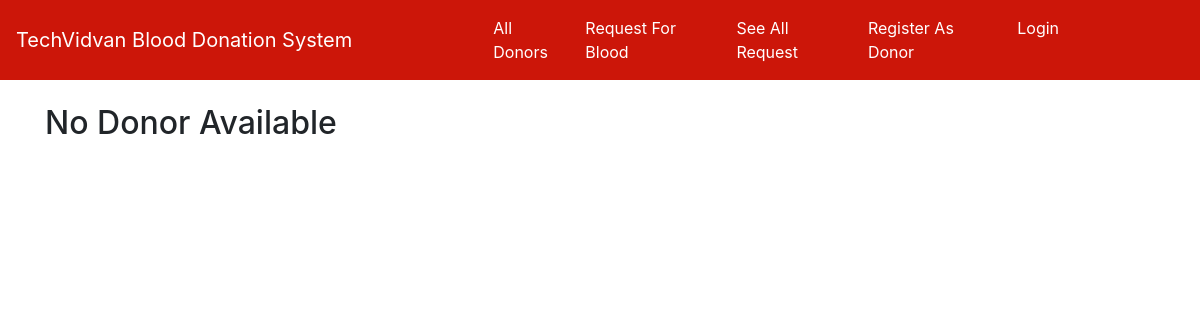
/donors_list/1/, run on an earlier commit of the app's database.
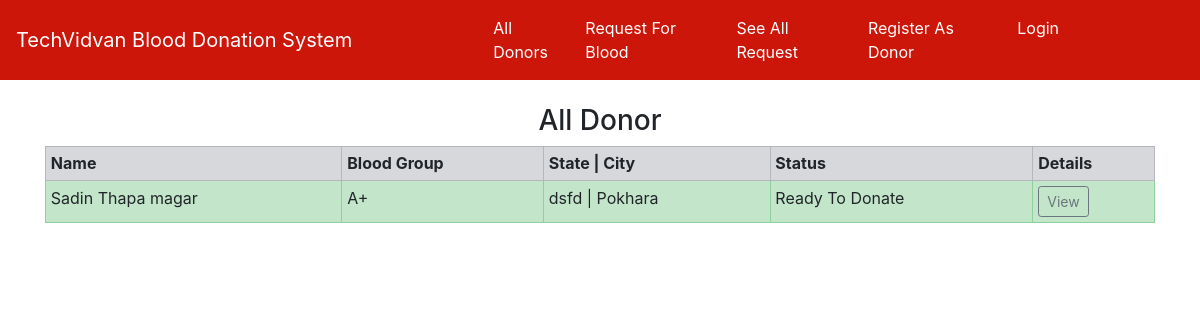
And on a later commit of the database.
### home/models.py (models this page shows, shortened)
class Donor(models.Model):
    donor = models.OneToOneField(User, on_delete=models.CASCADE, blank=True, null=True)
    date_of_birth = models.CharField(max_length=100)
    phone = models.CharField(max_length=10)
    city = models.CharField(max_length=100)
    state = models.CharField(max_length=100)
    address = models.TextField(max_length=500, default="")
    blood_group = models.ForeignKey(BloodGroup, on_delete=models.CASCADE)
    gender = models.CharField(max_length=10)
    image = models.ImageField(upload_to="")
    ready_to_donate = models.BooleanField(default=True)

class BloodGroup(models.Model):
    name = models.CharField(max_length=5)
    def __str__(self):
        return self.name

### home/views.py (the view)
# urls.py: path("donors_list/<int:myid>/", views.donors_list, name="donors_list"),
def donors_list(request, myid):
    blood_groups = BloodGroup.objects.filter(id=myid).first()
    donor = Donor.objects.filter(blood_group=blood_groups)
    return render(request, "donors_list.html", {'donor':donor})

### home/templates/donors_list.html (shortened to what this page needs)
{% extends 'base.html' %}
{% block body %}
<div class="container">
{% if donor %}
<h3 class="text-center">All Donor</h3>
<table class="table table-sm table-bordered">
  <tr class="table-secondary">
    <th>Name</th>
    <th>Blood Group</th>
    <th>State | City</th>
    <th>Status</th>
    <th>Details</th>
  </tr>
  {% for i in donor %}
    {% if i.ready_to_donate %}
      <tr class="table-success">
        <td>{{i.donor.get_full_name}}</td>
        <td>{{i.blood_group}}</td>
        <td>{{i.state}} | {{i.city}}</td>
        <td>Ready To Donate</td>
        <td><a href="/donors_details/{{i.id}}/" class="btn btn-sm btn-outline-secondary">View</a></td>
      </tr>
    {% endif %}
  {% endfor %}
</table>
{% else %}
<h2>No Donor Available</h2>
{% endif %}
</div>
{% endblock %}

What changed in the data, as far as the page shows it:
added Donor: donor.get_full_name "Sadin Thapa magar", blood_group "A+", state "dsfd", city "Pokhara"
Also different on the page:
text no longer shown: "No Donor Available"
text now shown: "All Donor Name Blood Group State | City Status Details"
